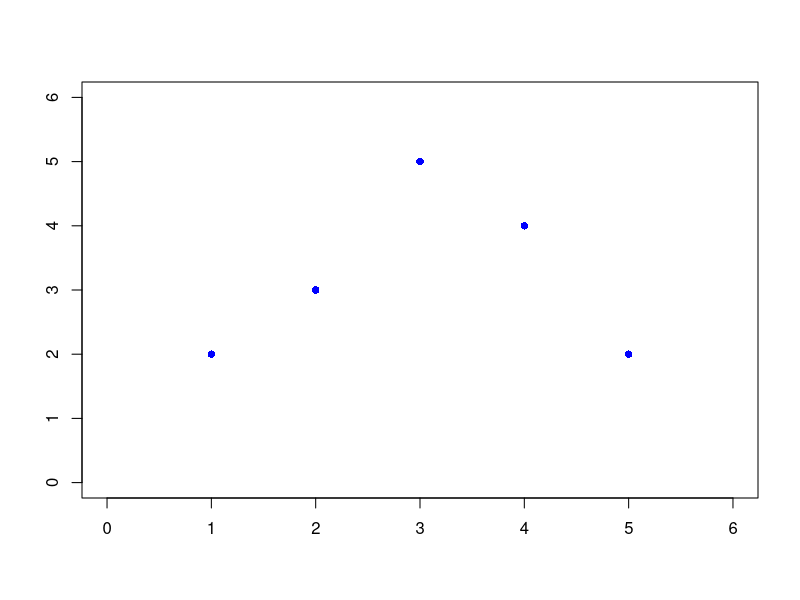
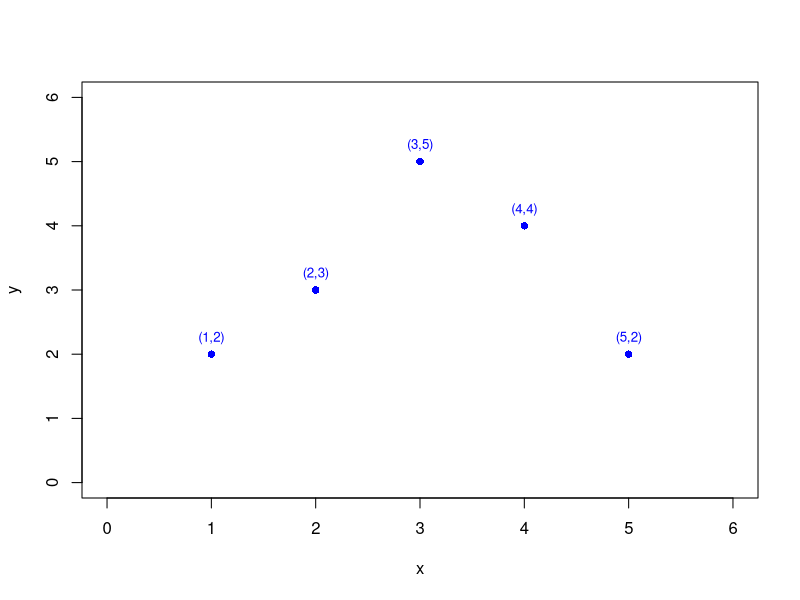

The R script that drew these images, in order:
## ---- chunk 1
# Funkce: bisection(f, a, b, tol, maxIter)
#   - f:        spojitá funkce jedné proměnné (function(x) ...)
#   - a, b:     krajní body intervalu, kde f(a) * f(b) < 0
#   - tol:      tolerance chyby (např. 1e-6)
#   - maxIter:  maximální počet iterací
############################################################

bisection <- function(f, a, b, tol = 1e-6, maxIter = 100) {
  # Výpočet hodnot na krajích intervalu
  fa <- f(a)
  fb <- f(b)

  # Podmínka nutná pro zaručení kořene (f(a)*f(b) < 0)
  if (fa * fb > 0) {
    cat("Chyba: Na intervalu není změna znaménka — nelze zaručit kořen.\n")
    return(NULL)
  }

  # Proměnná pro střed intervalu
  c <- NA

  # Iterační smyčka
  for (i in 1:maxIter) {
    c <- (a + b) / 2          # střed intervalu
    fc <- f(c)                # hodnota funkce ve středu

    # Kontrola přesnosti — splněno?
    if (abs(fc) < tol || (b - a) / 2 < tol) {
      cat(sprintf("Konvergence dosažena po %d iteracích.\n", i))
      return(c)
    }

    # Výběr nového intervalu podle znaménka
    if (fa * fc < 0) {
      b <- c
      fb <- fc
    } else {
      a <- c
      fa <- fc
    }
  }

  # Pokud metoda neskonverguje do maxIter
  cat("Varování: Metoda nedosáhla požadované přesnosti.\n")
  return(NULL)
}


# PŘÍKLAD POUŽITÍ

# Definice testovací funkce
f <- function(x) x^3 - x - 2   # známe kořen ≈ 1.52138

# Spuštění bisekce
root <- bisection(f, a = 1, b = 2, tol = 1e-8, maxIter = 100)

if (!is.null(root)) {
  cat(sprintf("Nalezený kořen: x = %.12f\n", root))
  cat(sprintf("Kontrola: f(x) = %.3e\n", f(root)))
}
## ---- chunk 2
# Vstupy:
#   f         ... funkce jedné proměnné (function(x) ...)
#   a         ... levý kraj intervalu
#   b         ... pravý kraj intervalu
#   tol       ... tolerance přesnosti (kdy končí výpočet)
#   max_iter  ... maximální počet iterací

regula_falsi <- function(f, a, b, tol = 1e-6, max_iter = 100) {

  fa <- f(a)
  fb <- f(b)

  for (i in 1:max_iter) {

    # Výpočet průsečíku sekanty s osou x
    c <- (a * fb - b * fa) / (fb - fa)
    fc <- f(c)

    cat(sprintf("Iterace %02d: a = %.6f, b = %.6f, c = %.12f, f(c) = %.6e\n",
                i, a, b, c, fc))

    # Zastavení: pokud f(c) je dostatečně blízko nule
    if (abs(fc) < tol) {
      cat(sprintf("\nKořen nalezen po %d iteracích: x = %.12f\n", i, c))
      cat(sprintf("Kontrola: f(x) = %.3e\n", f(c)))
      return(c)
    }

    # Posun intervalu — vybíráme tu polovinu, kde je změna znaménka
    if (fa * fc < 0) {
      b  <- c
      fb <- fc
    } else {
      a  <- c
      fa <- fc
    }
  }

  # Pokud metoda nekonverguje
  cat(sprintf("\n Nedosaženo tolerance po %d iteracích. Poslední aproximace: %.12f\n",
              max_iter, c))
  return(c)
}


# PŘÍKLAD POUŽITÍ
f <- function(x) x^3 - x - 2  # známý testovací příklad (kořen ~1.521)
regula_falsi(f, 1, 2, tol = 1e-8, max_iter = 100)
## ---- chunk 3
# Vstupy:
#   f   ... funkce, jejíž kořen hledáme
#   fd  ... derivace funkce f
#   x0  ... počáteční odhad (bod, kde "začneme" tečnu)
#   tol ... tolerance přesnosti (typicky 1e-8)
#   max_iter ... maximální počet iterací

newton_tecen <- function(f, fd, x0, tol = 1e-8, max_iter = 100) {
  
  cat("Iterace |        x        |       f(x)       \n")
  cat("---------------------------------------------\n")
  
  for (i in 1:max_iter) {
    fx  <- f(x0)
    fdx <- fd(x0)
    
    # Newtonův krok — průsečík tečny s osou x
    x1 <- x0 - fx / fdx
    
    cat(sprintf("%5d   | %14.10f | %14.6e\n", i, x1, fx))
    
    # kontrola přesnosti
    if (abs(x1 - x0) < tol) {
      cat("\n Konvergence dosažena po", i, "iteracích.\n")
      cat(sprintf("Kořen: x = %.12f\n", x1))
      cat(sprintf("Kontrola: f(x) = %.3e\n", f(x1)))
      return(x1)
    }
    
    # posun na další iteraci
    x0 <- x1
  }
  
  cat("\nNedosaženo tolerance po", max_iter, "iteracích.\n")
  cat(sprintf("Poslední aproximace: x = %.12f\n", x1))
  return(x1)
}
# PŘÍKLAD POUŽITÍ

# Rovnice: x^3 - x - 2 = 0
# Derivace: 3x^2 - 1
# Skutečný kořen ≈ 1.52138

f  <- function(x) x^3 - x - 2
fd <- function(x) 3*x^2 - 1

# Spustíme metodu s počátečním odhadem x0 = 2
newton_tecen(f, fd, x0 = 2, tol = 1e-8, max_iter = 20)
## ---- chunk 4
# Vstupy:
#   f         ... funkce jedné proměnné (function(x) ...)
#   x0        ... počáteční odhad kořene
#   tol       ... tolerance přesnosti v x (|x_{n+1} - x_n|)
#   max_iter  ... maximální počet iterací

steffensen <- function(f, x0, tol = 1e-8, max_iter = 100, verbose = TRUE) {

  if (verbose) {
    cat("Iterace |        x        |        f(x)       \n")
    cat("------------------------------------------------\n")
  }

  for (i in 1:max_iter) {
    fx <- f(x0)
    h  <- fx                           # odhad kroku (h = f(x))
    gx <- (f(x0 + h) - fx) / h         # g(x) ≈ kvaziderivace

    x1 <- x0 - fx / gx                 # Steffensenův krok

    if (verbose) {
      cat(sprintf("%5d   | %14.10f | %14.6e\n", i, x1, fx))
    }

    # Kritérium zastavení: změna v x je menší než tolerance
    if (abs(x1 - x0) < tol) {
      if (verbose) {
        cat("\n Konvergence dosažena po", i, "iteracích.\n")
        cat(sprintf("Kořen: x = %.12f\n", x1))
        cat(sprintf("Kontrola: f(x) = %.3e\n", f(x1)))
      }
      return(x1)
    }

    x0 <- x1
  }

  if (verbose) {
    cat("\n  Nedosaženo tolerance po", max_iter, "iteracích.\n")
    cat(sprintf("Poslední aproximace: x = %.12f\n", x1))
  }
  return(x1)
}


############################################################
# PŘÍKLADY POUŽITÍ
############################################################

# --- Příklad : Polynom x^3 - x - 2 = 0 -------------------
# Kořen by měl být přibližně 1.52138
f1 <- function(x) x^3 - x - 2
cat("\n--- Příklad 1: x^3 - x - 2 ---\n")
steffensen(f1, x0 = 2, tol = 1e-10, max_iter = 50, verbose = TRUE)
## ---- chunk 5
# Vstupy:
#   f        ... funkce f(x)
#   fd       ... první derivace f'(x)
#   fdd      ... druhá derivace f''(x)
#   x0       ... počáteční odhad
#   tol      ... tolerance pro |x_{n+1} - x_n|
#   max_iter ... maximální počet iterací
#   verbose  ... TRUE = tisk průběhu, FALSE = ticho

halley <- function(f, fd, fdd, x0, tol = 1e-8, max_iter = 100, verbose = TRUE) {
  if (verbose) {
    cat("Iterace |        x        |        f(x)       \n")
    cat("------------------------------------------------\n")
  }

  for (i in 1:max_iter) {
    y   <- f(x0)          # f(x_n)
    yd  <- fd(x0)         # f'(x_n)
    ydd <- fdd(x0)        # f''(x_n)

    denom <- (yd * yd) - 0.5 * y * ydd
    x1 <- x0 - (y * yd) / denom

    if (verbose) cat(sprintf("%5d   | %14.10f | %14.6e\n", i, x1, y))

    # Kritérium zastavení: dostatečná přesnost v x
    if (abs(x1 - x0) < tol) {
      if (verbose) {
        cat("\n Konvergence dosažena po", i, "iteracích.\n")
        cat(sprintf("Kořen: x = %.12f\n", x1))
        cat(sprintf("Kontrola: f(x) = %.3e\n", f(x1)))
      }
      return(x1)
    }
    x0 <- x1
  }

  if (verbose) {
    cat("\n  Nedosaženo tolerance po", max_iter, "iteracích.\n")
    cat(sprintf("Poslední aproximace: x = %.12f\n", x1))
  }
  return(x1)
}

# PŘÍKLADY POUŽITÍ

# === PŘÍKLAD 1: x^3 - x - 2 = 0 ==========================
# Kořen ≈ 1.521379707
f   <- function(x) x^3 - x - 2
fd  <- function(x) 3*x^2 - 1
fdd <- function(x) 6*x

cat("\n--- Příklad 1: x^3 - x - 2 ---\n")
halley(f, fd, fdd, x0 = 2, tol = 1e-12, max_iter = 20, verbose = TRUE)
## ---- chunk 6
# Fixed point iteration
# Vstupy:
#   f        ... funkce pro iteraci 
#   x0       ... počáteční odhad
#   max_iter ... maximální počet iterací
#   eps      ... tolerance přesnosti
#   verbose  ... TRUE = tisk průběhu, FALSE = ticho
#

FixedPointIteration <- function(f, x0, max_iter = 1000, eps = 1e-8, verbose = TRUE) {
  
  if (verbose) {
    cat("Iterace |        x        |        f(x)       \n")
    cat("------------------------------------------------\n")
  }
  
  for (i in 1:max_iter) {
    x <- f(x0)
    
    if (verbose)
      cat(sprintf("%5d   | %14.10f | %14.6e\n", i, x, f(x0)))
    
    # Pokud je změna menší než tolerance → konvergence
    if (abs(x - x0) < eps) {
      if (verbose) {
        cat("\n Konvergence dosažena po", i, "iteracích.\n")
        cat(sprintf("Pevný bod: x = %.12f\n", x))
        cat(sprintf("Kontrola: f(x) = %.12f\n", f(x)))
      }
      return(list(x = x, iter = i))
    }
    
    x0 <- x
  }
  
  if (verbose) {
    cat("\n  Nedosaženo tolerance po", max_iter, "iteracích.\n")
    cat(sprintf("Poslední aproximace: x = %.12f\n", x))
  }
  return(list(x = x, iter = max_iter))
}

# Příklad:
# f(x) = x^3 - x - 2
# Přepis do tvaru pevného bodu: x = (x + 2)^(1/3)

f2 <- function(x) (x + 2)^(1/3)

cat("\n--- Příklad 2: f(x) = x^3 - x - 2 ---\n")
FixedPointIteration(f2, x0 = 1.5, eps = 1e-12, max_iter = 100)
## ---- chunk 7
# Vstupy:
# Koeficienty polynomu od konstantního členu po nejvyšší mocninu:
#   Např. x^2 - 2  →  a = c(-2, 0, 1)
#   Např. x^3 - x - 2 → a = c(-2, -1, 0, 1)
#   Např. x^3 - 6x^2 + 11x - 6 → a = c(-6, 11, -6, 1)

# a <- c(-2, 0, 1)        koeficienty (polynom x^2 - 2)
# x0 <- 2                 počáteční odhad kořene
# tol <- 1e-7             tolerance konvergence (přesnost)
# max_iter <- 1000        maximální počet iterací

# FUNKCE HORNER
Horner <- function(a, x){
  # a ... numeric vektor koeficientů (a0, a1, ..., a_{n-1})
  # x ... bod, ve kterém vyhodnocujeme
  # Výstup: c(y, yd), kde y = f(x), yd = f'(x)
  n <- length(a)
  y <- a[n]           # začínáme od nejvyššího členu
  if(n > 1){
    yd <- y
    if(n > 2){
      for(i in (n-1):2){
        y  <- y*x + a[i]   # klasický Horner pro f(x)
        yd <- yd*x + y     # Horner pro f'(x)
      }
    }
    y <- y*x + a[1]
    return(c(y, yd))
  }
  return(c(y, 0))     # pokud je polynom konstantní
}

# FUNKCE NEWTON–HORNER
NewtonHorner <- function(a, x0, tol = 1e-7, max_iter = 1000){
  # a   ... koeficienty polynomu
  # x0  ... počáteční odhad
  # tol ... tolerance pro konvergenci
  # max_iter ... maximální počet iterací
  x <- x0
  for (i in 1:max_iter){
    res <- Horner(a, x)       # res[1]=f(x), res[2]=f'(x)
    dx  <- res[1] / res[2]    # Newtonův krok
    if (abs(dx) < tol){
      cat("Konvergence dosažena po", i, "iteracích.\n")
      return(x)
    }
    x <- x - dx
  }
  cat("Varování: nedošlo ke konvergenci po", max_iter, "iteracích.\n")
  return(x)
}

# TESTY
cat("\n=== TEST 2: f(x) = x^3 - x - 2 ===\n")
a2 <- c(-2, -1, 0, 1) # x^3 - x - 2
root2 <- NewtonHorner(a2, x0 = 1)
cat("Odhadnutý kořen ≈", root2, "\n")   # očekáváme cca 1.521
## ---- chunk 8
# ================== VSTUPY ==================
A <- matrix(
  c( 10, -2,  3, -1,  2,
     -3,  9,  1,  7, -2,
      2, -1, -7,  3,  8,
      1,  7, -5, 10,  1,
     -2,  3,  8, -4, 15),
  nrow = 5, byrow = TRUE
)
b <- c(27, -61.5, -21.25, -41.1, 100.2)
N <- length(b)

# 1) Gaussova eliminace (bez pivotace)
GaussElimination <- function(A, b) {
  N <- length(b)
  Ab <- cbind(A, b)  # rozšířená matice [A | b]

  # PŘÍMÝ CHOD – vynulovat prvky pod diagonálou
  for (p in 1:(N-1)) {
    if (abs(Ab[p,p]) < .Machine$double.eps) stop("Nulový pivot – použij pivotaci.")
    for (r in (p+1):N) {
      m <- Ab[r, p] / Ab[p, p]
      Ab[r, p:(N+1)] <- Ab[r, p:(N+1)] - m * Ab[p, p:(N+1)]
    }
  }

  # ZPĚTNÝ CHOD
  x <- numeric(N)
  x[N] <- Ab[N, N+1] / Ab[N, N]
  for (r in (N-1):1) {
    x[r] <- (Ab[r, N+1] - sum(Ab[r, (r+1):N] * x[(r+1):N])) / Ab[r, r]
  }
  x
}

# 2) Gaussova eliminace s částečnou pivotací
GaussEliminationPivoting <- function(A, b) {
  N <- length(b)
  Ab <- cbind(A, b)

  # PŘÍMÝ CHOD s pivotací po sloupcích
  for (p in 1:(N-1)) {
    # najdi největší |pivot| ve sloupci p od řádku p dolů
    imax <- which.max(abs(Ab[p:N, p])) + p - 1
    if (abs(Ab[imax, p]) < .Machine$double.eps) stop("Singulární matice.")
    if (imax != p) {
      tmp <- Ab[p, ]
      Ab[p, ] <- Ab[imax, ]
      Ab[imax, ] <- tmp
    }
    for (r in (p+1):N) {
      m <- Ab[r, p] / Ab[p, p]
      Ab[r, p:(N+1)] <- Ab[r, p:(N+1)] - m * Ab[p, p:(N+1)]
    }
  }

  # ZPĚTNÝ CHOD
  x <- numeric(N)
  x[N] <- Ab[N, N+1] / Ab[N, N]
  for (r in (N-1):1) {
    x[r] <- (Ab[r, N+1] - sum(Ab[r, (r+1):N] * x[(r+1):N])) / Ab[r, r]
  }
  x
}

# ====== SPOUŠTĚNÍ A KONTROLA ======
cat("Bez pivotace:\n")
print(GaussElimination(A, b))

cat("\nS pivotací:\n")
xp <- GaussEliminationPivoting(A, b)
print(xp)

cat("\nKontrola se solve():\n")
print(solve(A, b))

# Rezidua (měly by být ~0)
cat("\n||Ax - b||2 (pivotace): ",
    sqrt(sum((A %*% xp - b)^2)), "\n", sep = "")

## ---- chunk 9
# ================== VSTUPY ==================
N <- 5
A <- matrix(
  c( 10, -2,  3, -1,  2,
     -3,  9,  1,  7, -2,
      2, -1, -7,  3,  8,
      1,  7, -5, 10,  1,
     -2,  3,  8, -4, 15),
  nrow = 5, byrow = TRUE
)
b <- c(27, -61.5, -21.25, -41.1, 100.2)

# ================== FUNKCE LU ROZKLAD ==================
LUrozklad <- function(A) {
  N <- dim(A)[1]
  LU <- A
  
  # Přímý chod pro rozklad A = L·U
  for (p in 1:(N-1)) {
    for (r in (p+1):N) {
      u <- LU[r, p] / LU[p, p]     # eliminační faktor
      LU[r, (p+1):N] <- LU[r, (p+1):N] - u * LU[p, (p+1):N]
      LU[r, p] <- u                # uložíme faktor do dolní části matice (L)
    }
  }
  return(LU)
}

# ================== TEST A KONTROLA ==================
LU <- LUrozklad(A)
print("Rozšířená matice LU (L + U v jedné matici):")
print(round(LU, 3))

# Oddělení L a U pro přehled
N <- nrow(LU)
L <- diag(1, N)
U <- matrix(0, N, N)
for (i in 1:N) {
  for (j in 1:N) {
    if (i > j) L[i, j] <- LU[i, j]
    else U[i, j] <- LU[i, j]
  }
}

cat("\nMatice L:\n")
print(round(L, 3))
cat("\nMatice U:\n")
print(round(U, 3))

# Kontrola – rekonstrukce A ≈ L·U
cat("\nKontrola L·U:\n")
print(round(L %*% U, 3))
cat("\nPůvodní A:\n")
print(A)

## ---- chunk 10
# ================== VSTUPY (5×5) ==================
A <- matrix(
  c( 10, -2,  3, -1,  2,
     -3,  9,  1,  7, -2,
      2, -1, -7,  3,  8,
      1,  7, -5, 10,  1,
     -2,  3,  8, -4, 15),
  nrow = 5, byrow = TRUE
)
b <- c(27, -61.5, -21.25, -41.1, 100.2)

# ================== Jacobi — skalárně ==================
Jacobi <- function(A, b, maxiter = 10000, eps = 1e-10){
  N <- length(b)
  xold <- xnew <- rep(0, N)
  d <- diag(A)
  if (any(abs(d) < .Machine$double.eps)) stop("Nulový prvek na diagonále.")

  for(iter in 1:maxiter){
    for(i in 1:N){
      s <- b[i] - sum(A[i, -i] * xold[-i])
      xnew[i] <- s / d[i]
    }
    err <- sqrt(sum((xnew - xold)^2))
    if (!is.finite(err)) return(NA)
    if (err < eps){
      cat("Number of iterations (Jacobi):", iter, "\n")
      return(xnew)
    }
    xold <- xnew
  }
  warning("Nedosáhla se konvergence v zadaném počtu iterací.")
  xnew
}

# ================== Jacobi — maticově (bez mutace A) ==================
JacobiVer2 <- function(A, b, maxiter = 10000, eps = 1e-10){
  N <- length(b)
  D <- diag(diag(A))         # diagonální část
  R <- A - D                 # zbytek (A bez diagonály)
  d <- diag(D)
  if (any(abs(d) < .Machine$double.eps)) stop("Nulový prvek na diagonále.")

  # Předpočítáme D^{-1}
  Dinv <- diag(1 / d)
  xold <- xnew <- rep(0, N)

  for(iter in 1:maxiter){
    # x^{k+1} = D^{-1} (b - R x^k)
    xnew <- Dinv %*% (b - R %*% xold)
    err <- sqrt(sum((xnew - xold)^2))
    if (!is.finite(err)) return(NA)
    if (err < eps){
      cat("Number of iterations (JacobiVer2):", iter, "\n")
      return(drop(xnew))
    }
    xold <- xnew
  }
  warning("Nedosáhla se konvergence v zadaném počtu iterací.")
  drop(xnew)
}

# ================== SPUŠTĚNÍ A KONTROLA ==================
tb <- Sys.time(); x1 <- Jacobi(A, b); te <- Sys.time()
cat("Trvání Jacobi: ", as.numeric(te - tb), " s\n", sep = "")
print(x1)

tb <- Sys.time(); x2 <- JacobiVer2(A, b); te <- Sys.time()
cat("Trvání JacobiVer2: ", as.numeric(te - tb), " s\n", sep = "")
print(x2)

cat("\nKontrola se solve():\n")
x_true <- solve(A, b); print(x_true)

cat("\n||Ax - b||2 (Jacobi):     ", sqrt(sum((A %*% x1 - b)^2)), "\n", sep = "")
cat("||Ax - b||2 (JacobiVer2): ", sqrt(sum((A %*% x2 - b)^2)), "\n", sep = "")

## ---- chunk 11
# ============== VSTUPY (5×5) ==============
A <- matrix(
  c( 10, -2,  3, -1,  2,
     -3,  9,  1,  7, -2,
      2, -1, -7,  3,  8,
      1,  7, -5, 10,  1,
     -2,  3,  8, -4, 15),
  nrow = 5, byrow = TRUE
)
b <- c(27, -61.5, -21.25, -41.1, 100.2)

# ============== Gauss–Seidel (klasická implementace) ==============
GS <- function(A, b, maxiter = 10000, eps = 1e-10){
  N <- length(b)
  xold <- x <- rep(0, N)
  d <- diag(A)
  if (any(abs(d) < .Machine$double.eps)) stop("Nulový prvek na diagonále.")

  for (iter in 1:maxiter){
    for (i in 1:N){
      # součet s aktuálně nejnovějšími hodnotami x (Gauss–Seidel update in-place)
      s <- b[i] - sum(A[i, -i] * x[-i])
      x[i] <- s / d[i]
    }
    err <- sqrt(sum((x - xold)^2))
    if (!is.finite(err)) return(NA)
    if (err < eps){
      cat("Number of iterations (Gauss-Seidel):", iter, "\n")
      return(x)
    }
    xold <- x
  }
  warning("Nedosáhla se konvergence v zadaném počtu iterací.")
  x
}

# ============== Gauss–Seidel (kompaktní varianta) ==============
# x^{k+1} = (D + L)^{-1} (b - U x^{k}), kde A = D + L + U
GS_variant <- function(A, b, maxiter = 10000, eps = 1e-10){
  N <- length(b)
  D <- diag(diag(A))
  L <- A - D
  U <- matrix(0, N, N); U[upper.tri(A)] <- A[upper.tri(A)]  # horní část
  L <- L - U                                               # dolní část (striktně pod diag)
  if (any(abs(diag(D)) < .Machine$double.eps)) stop("Nulový prvek na diagonále.")

  M <- D + L                        # (D+L)
  Minv <- solve(M)                  # můžeme i LU rozklad, ale solve je pro N=5 OK
  xold <- x <- rep(0, N)

  for (iter in 1:maxiter){
    x <- Minv %*% (b - U %*% x)     # jeden GS krok maticově
    err <- sqrt(sum((x - xold)^2))
    if (!is.finite(err)) return(NA)
    if (err < eps){
      cat("Number of iterations (GS_variant):", iter, "\n")
      return(drop(x))
    }
    xold <- x
  }
  warning("Nedosáhla se konvergence v zadaném počtu iterací.")
  drop(x)
}

# ============== SPUŠTĚNÍ A KONTROLA ==============
x_gs <- GS(A, b)
x_gsv <- GS_variant(A, b)
x_true <- solve(A, b)

cat("\nŘešení (Gauss–Seidel):\n"); print(x_gs)
cat("\nŘešení (GS_variant):\n"); print(x_gsv)
cat("\nŘešení (solve):\n"); print(x_true)

cat(sprintf("\n||Ax - b||2  (GS)        = %.6e\n", sqrt(sum((A %*% x_gs  - b)^2))))
cat(sprintf("||Ax - b||2  (GS_variant)= %.6e\n", sqrt(sum((A %*% x_gsv - b)^2))))

## ---- chunk 12
#| echo: false
x <- c(1,2,3,4,5)
y <- c(2,3,5,4,2)
plot(x,y, col="blue", xlim = c(0,6), ylim = c(0, 6), pch=16, xlab="", ylab="")
## ---- chunk 13
# Zde bude kód
## ---- chunk 14
# Vstupy 
# libovolně si uprav m a data x, y
m <- 10
x <- 1:m
y <- runif(m, -1, 1)

# Funkce
Lagrange<-function(t,x,y){
  n<-length(x)
  soucet<-0
  for(i in 1:n){
    soucin<-1
    for(j in 1:n){
      if(j!=i) soucin<-soucin*(t-x[j])/(x[i]-x[j])
    }
    soucet<-soucet+y[i]*soucin
  }
  return(soucet)
}

# Test funkčnosti
cat("=== TEST: P(x_k) ≈ y_k ===\n")
for(k in 1:m){
  pk <- Lagrange(x[k], x, y)
  cat(sprintf("k=%2d, x=%.3f, P(x)=%.6f, y=%.6f, chyba=%.2e\n",
              k, x[k], pk, y[k], abs(pk - y[k])))
}
## ---- chunk 15
x <- c(1,2,3,4,5)
y <- c(2,3,5,4,2)

# vykreslení bodů
plot(x, y, col="blue", xlim=c(0,6), ylim=c(0,6), pch=16, xlab="x", ylab="y")

# popisky souřadnic ke každému bodu
text(x, y + 0.25, labels = paste0("(", x, ",", y, ")"), col="blue", cex=0.8)

# Newtonův interpolační polynom
NewtonPolynomialAdd <- function(x, y, a, i){
  if(i==1) return(y[i]) 
  if(i==2) return((y[2]-y[1])/(x[2]-x[1]))
  nasobitko <- 1
  suma <- 0
  for(j in 1:(i-1)){
    suma <- suma + a[j]*nasobitko
    nasobitko <- nasobitko*(x[i]-x[j])
  }
  return((y[i] - suma)/nasobitko)
}

# výpočet všech koeficientů
a <- numeric(length(x))
for(i in 1:length(x)){
  a[i] <- NewtonPolynomialAdd(x, y, a, i)
}

print(a)
